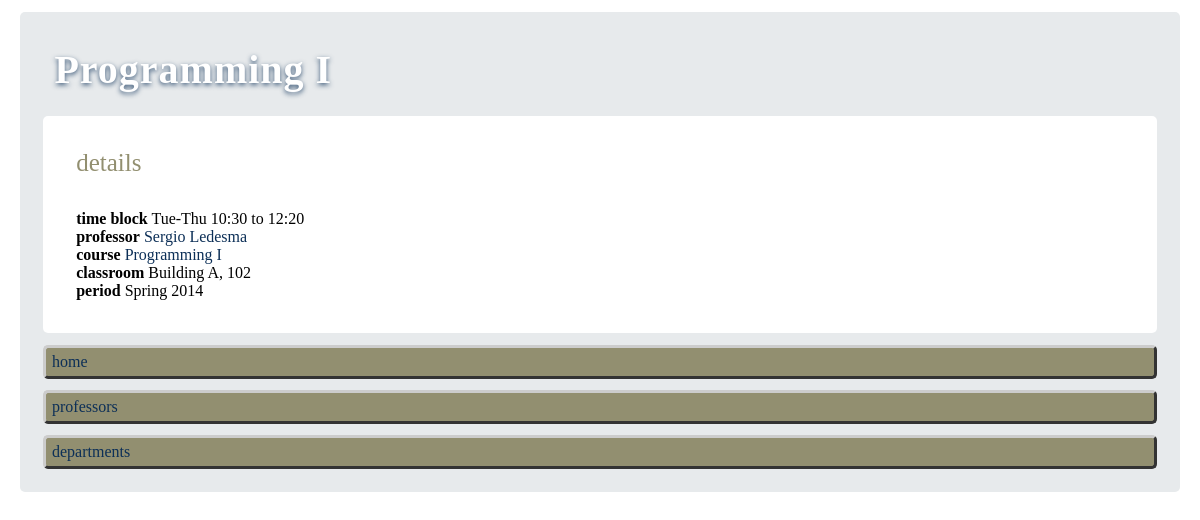
Page /unimng/schedule/2/ on the committed database.
### unimng/models.py (models this page shows, shortened)
class Schedule(models.Model):
    class Meta:
        unique_together = (
            ('professor', 'period', 'time_block'))
    professor = models.ForeignKey(
        Professor, on_delete=models.CASCADE, related_name='schedule')
    course = models.ForeignKey(
        Course, on_delete=models.CASCADE, related_name='schedule')
    period = models.ForeignKey(
        Period, on_delete=models.CASCADE, related_name='schedule')
    time_block = models.ForeignKey(
        Time_Block, on_delete=models.CASCADE, related_name='schedule')
    classroom = models.ForeignKey(
        Classroom, on_delete=models.CASCADE, related_name='schedule')
    def is_currently_available(self):
        now = timezone.now()
        return self.period.begin_date <= now <= self.period.end_date
    is_currently_available.boolean = True
    is_currently_available.short_description = 'Currently available?'

class Course(models.Model):
    code = models.CharField(max_length=9)
    descr = models.CharField(max_length=45)
    def __str__(self):
        return self.descr

class Time_Block(models.Model):
    descr = models.CharField(max_length=60)
    begin_minute = models.IntegerField()
    end_minute = models.IntegerField()
    monday = models.BooleanField(default=False)
    tuesday = models.BooleanField(default=False)
    wednesday = models.BooleanField(default=False)
    thursday = models.BooleanField(default=False)
    friday = models.BooleanField(default=False)
    saturday = models.BooleanField(default=False)
    sunday = models.BooleanField(default=False)
    def __str__(self):
        return self.descr

class Professor(models.Model):
    first_name = models.CharField(max_length=30)
    last_name = models.CharField(max_length=30)
    department = models.ForeignKey(
        Department, on_delete=models.CASCADE, related_name='members')
    username = models.CharField(max_length=20)
    user_passw = models.CharField(max_length=25)
    is_administrator = models.BooleanField(default=False)
    def __str__(self):
        return self.first_name + ' ' + self.last_name

class Classroom(models.Model):
    descr = models.CharField(max_length=10, null=True)
    seat_count = models.IntegerField()
    has_projector = models.BooleanField(default=False)
    building = models.CharField(max_length=1)
    def __str__(self):
        return 'Building ' + self.building + ', ' + self.descr

class Period(models.Model):
    descr = models.CharField(max_length=20)
    begin_date = models.DateTimeField('Begin date')
    end_date = models.DateTimeField('End date')
    def __str__(self):
        return self.descr

### unimng/views.py (the view)
# urls.py: path('schedule/<int:pk>/', views.ScheduleDetail.as_view(), name='schedule'),
class ScheduleDetail(generic.DetailView):
    model = Schedule
    template_name = 'unimng/schedule.html'

### unimng/templates/unimng/schedule.html
{% load static %}
<link rel="stylesheet" type="text/css" href="{% static 'unimng/style.css' %}">
<div class="container">
  <div class="title">
    {{ schedule.course }}
  </div>
  <div class="sub-container">
    <div class="sub-title">
      details
    </div>
    <div class="detail">
      <strong>time block</strong> {{schedule.time_block}}<br>
      <strong>professor</strong> <a href="{% url 'unimng:professor' schedule.professor.id %}">{{schedule.professor}}</a> <br>
      <strong>course</strong> <a href="{% url 'unimng:course' schedule.course.id %}">{{schedule.course}}</a> <br>
      <strong>classroom</strong> {{ schedule.classroom }} <br>
      <strong>period</strong> {{schedule.period}}
    </div>
  </div>
  <div class="nav-button">
    <a href="{% url 'unimng:index' %}" class="button">home</a>
  </div>
  <div class="nav-button">
    <a href="{% url 'unimng:professors' %}" class="button">professors</a>
  </div>
  <div class="nav-button">
    <a href="{% url 'unimng:departments' %}" class="button">departments</a>
  </div>
</div>

### unimng/static/unimng/style.css (style rules this page uses)
.nav-button { background-color: rgb(146, 143, 112); color: #333333; padding: 5px 6px 5px 6px; border-top: 3px solid #CCCCCC; border-right: 3px solid #333333; border-bottom: 3px solid #333333; border-left: 3px solid #CCCCCC; border-radius: 5px; }
a { color: rgb(12, 47, 87); }
.container { background: rgb(231, 234, 236); border-radius: 5px; }
.sub-container { background: rgb(255, 255, 255); border-radius: 5px; }
div { margin: 1%; padding: 1%; border-width: 20%; }
.title { color: white; font-size: 40px; font-family: 'Trebuchet MS'; text-shadow: 0 2px 5px rgba(12, 47, 87, 0.781); letter-spacing: 1px; font-weight: bold; }
.sub-title { font-size: 25px; font-family: 'Arial, serif'; color: rgb(146, 143, 112); }
a:link { color: rgb(12, 47, 87); text-decoration: none; }

### rows in the picture
Schedule: course "Programming I", time_block "Tue-Thu 10:30 to 12:20", professor "Sergio Ledesma", classroom "Building A, 102", period "Spring 2014"
